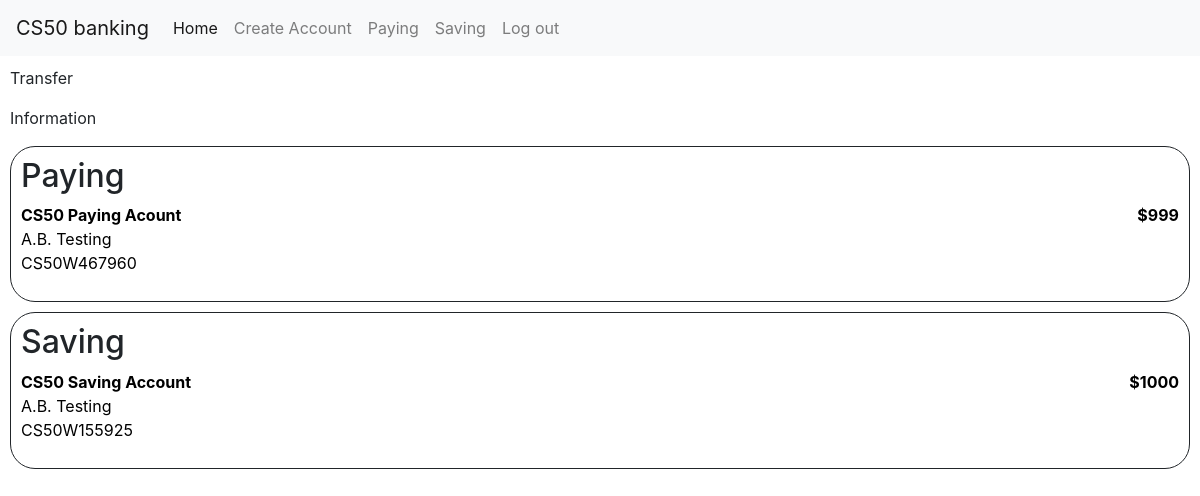
/ (signed in), run on an earlier commit of the app's database.
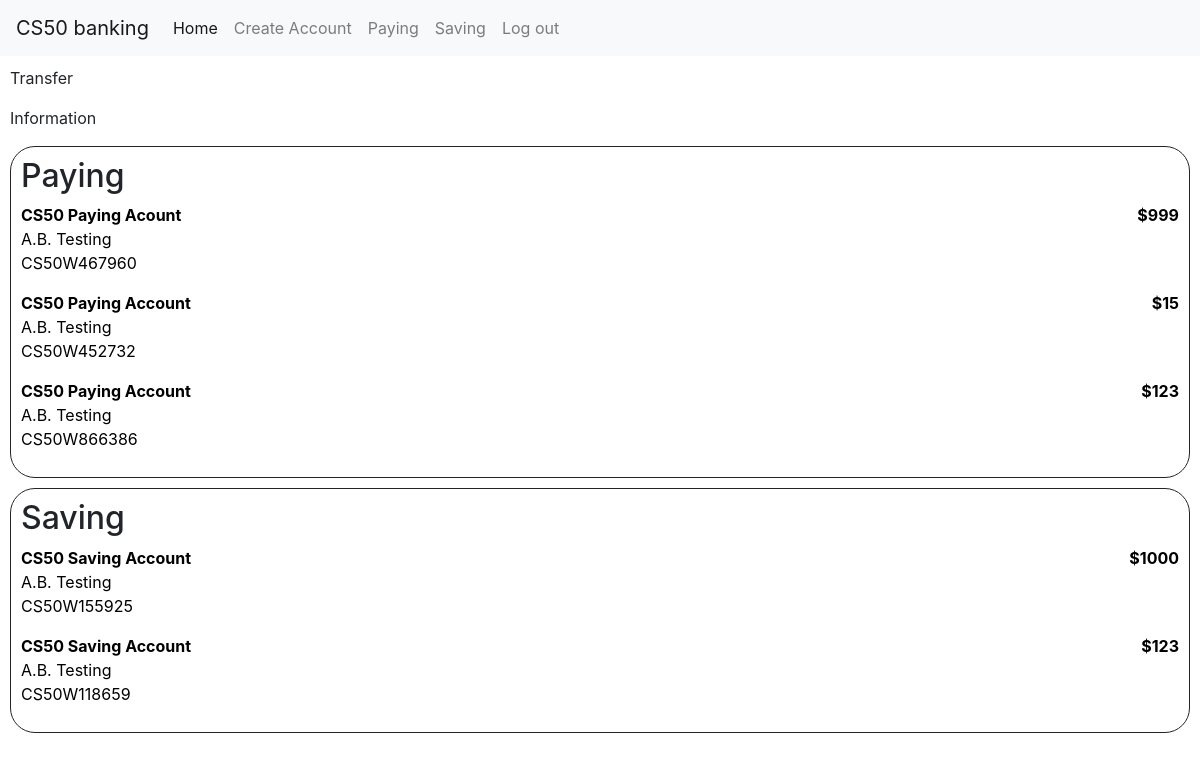
And on a later commit of the database.
### bank/models.py (models this page shows, shortened)
class Bankaccount(models.Model):
    holder = models.ManyToManyField('User', blank=False, related_name="account")
    name = models.CharField(max_length=50)
    number = models.CharField(max_length=18, unique=True)
    amount = models.IntegerField()
    type = models.CharField(max_length=4)
    interest = models.IntegerField()

class User(AbstractUser):
    def __str__(self):
        return f"{self.first_name} {self.last_name}"

### bank/views.py (the view)
# urls.py: path("", views.index, name="index"),
def index(request):
    if request.user.is_authenticated:
        user = User.objects.get(pk=request.user.id)
        return render(request, "bank/index.html", {
            "user": user,
            "paying_accounts": user.account.filter(type = "Pay"),
            "saving_accounts": user.account.filter(type = "Save")
        })
    else:
        return login_view(request)

### bank/templates/bank/index.html (shortened to what this page needs)
{% extends "bank/layout.html" %}
{% load static %}
{% block body %}
    <div id"index_container">
        <div id="index_actions">
            <p>Transfer</p>
            <p>Information</p>
        </div>
        <div id="index_paying">
            <h2>Paying</h2>
            {% for account in paying_accounts %}
                <a id="account_href" href="{% url 'account' id=account.id %}">
                    <div id="paying_account{{ account.id }}">
                        <div id="paying_account_flex">
                            <b>{{ account.name }}</b>
                            <b>${{ account.amount }}</b>
                        </div>
                        <p>
                            {{ user }}<br>
                            {{ account.number }}
                        </p>
                    </div>
                </a>
            {% endfor %}
        </div>
        <div id="index_saving">
            <h2>Saving</h2>
            {% for account in saving_accounts %}
                <a id="account_href" href="{% url 'account' id=account.id %}">
                    <div id="saving_account{{ account.id }}">
                        <div id="saving_account_flex">
                            <b>{{ account.name }}</b>
                            <b>${{ account.amount }}</b>
                        </div>
                        <p>
                            {{ user }}<br>
                            {{ account.number }}
                        </p>
                    </div>
                </a>
            {% endfor %}
        </div>
    </div>
{% endblock %}

### bank/templates/bank/layout.html (shortened to what this page needs)
{% load static %}
<!DOCTYPE html>
<html lang="en">
<head>
  <link href="{% static 'bank/styles.css' %}" rel="stylesheet">
  <link rel="stylesheet" href="https://cdn.jsdelivr.net/npm/bootstrap@4.3.1/dist/css/bootstrap.min.css">
</head>
<body>
    <header>
        <nav class="navbar navbar-expand-lg navbar-light bg-light">
            <a class="navbar-brand" href="{% url 'index' %}">CS50 banking</a>
            <div class="collapse navbar-collapse" id="navbar_items">
              <ul class="navbar-nav">
                <li class="nav-item active">
                  <a class="nav-link" href="{% url 'index' %}">Home <span class="sr-only">(current)</span></a>
                </li>
                <li class="nav-item">
                  <a class="nav-link" href="{% url 'create_account' %}">Create Account</a>
                </li>
                <li class="nav-item">
                  <a class="nav-link" href="#">Paying</a>
                </li>
                <li class="nav-item">
                  <a class="nav-link" href="#">Saving</a>
                </li>
                <li class = "nav-item">
                  <a class="nav-link" href="{% url 'logout' %}">Log out</a>
                </li>
              </ul>
          </nav>
    </header>
    <div class="body">
        {% block body %}
        {% endblock %}
    </div>
</body>
</html>

### bank/static/bank/styles.css (style rules this page uses)
#index_paying, #index_saving { border: 1px solid; border-radius: 25px; margin: 10px; padding: 10px; }
#index_actions { margin: 10px; }
#paying_account_flex, #saving_account_flex { display: flex; flex-direction: row; justify-content: space-between; }
#account_href:link, #account_href:hover, #account_href:visited, #account_href:active { color: black; text-decoration: none; }

What changed in the data, as far as the page shows it:
added Bankaccount: name "CS50 Paying Account", amount "15", {{ user }} "A.B. Testing", number "CS50W452732", shown under "Paying"
added Bankaccount: name "CS50 Paying Account", amount "123", {{ user }} "A.B. Testing", number "CS50W866386", shown under "Paying"
added Bankaccount: name "CS50 Saving Account", amount "123", {{ user }} "A.B. Testing", number "CS50W118659", shown under "Saving"
